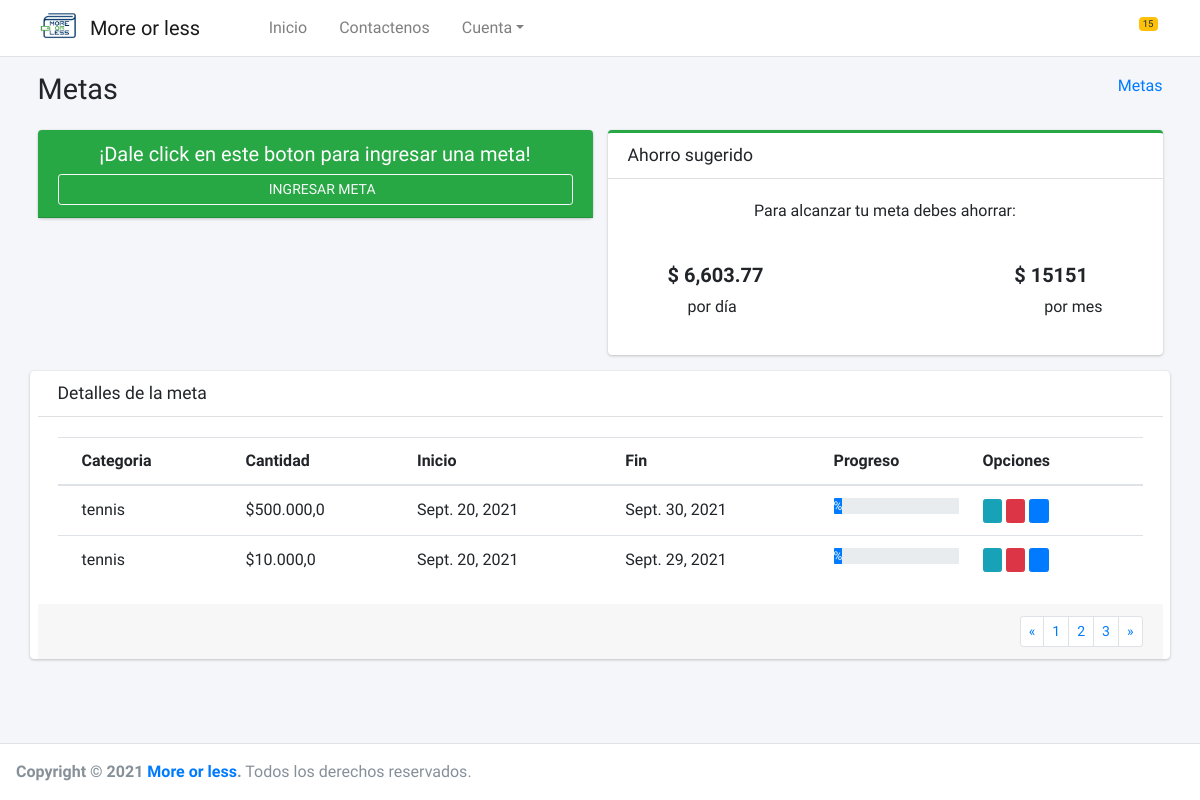
Screenshot of /metas/ (signed in) with the database file from the repository.
### core/metas/models.py (models this page shows)
class Metas(models.Model):
    f_c_m = models.DateField(default=datetime.now, verbose_name='Fecha de registro')
    amount = models.FloatField('Monto', blank=True, default=None, null=True)
    category = models.ForeignKey(Categoria, blank=True, null=True, on_delete=models.CASCADE)
    date = models.DateField(auto_now=True, verbose_name='Fecha de inicio')
    class Meta:
        verbose_name = 'Meta'
        verbose_name_plural = 'Metas'
        db_table = 'meta'
        ordering = ['id']

### core/categorias/models.py (models this page shows, shortened)
class Categoria(models.Model):
    category = models.CharField(max_length=50, verbose_name='Categoria')
    def __str__(self):
        return self.category
    class Meta:
        verbose_name = 'Categoria'
        verbose_name_plural = 'Categorias'
        db_table = 'categoria'
        ordering = ['id']

### core/metas/views.py (the view)
# urls.py: path('metas/', MetasListView.as_view(), name='metas'),
class MetasListView(ListView):
    model = Metas
    template_name = 'metas.html'
    @method_decorator(csrf_exempt)
    @method_decorator(login_required)
    def dispatch(self, request, *args, **kwargs):
        self.object = None
        return super().dispatch(request, *args, **kwargs)
    def get_context_data(self, **kwargs):
        context = super().get_context_data(**kwargs)
        """context['metas'] = self.metas()"""
        return context

### core/registro/models.py (called while the page is built)
    def get_image(self):
        if self.image:
            return "{}{}".format(MEDIA_URL, self.image)
        return "{}{}".format(STATIC_URL, 'img/imagen-perfil-sin-foto.png')

### core/metas/templates/metas.html (shortened to what this page needs)
{% extends 'body.html' %}
{% load humanize %}
{% load static %}
{% block content %}
    <div class="content-wrapper">
        <div class="content-header">
            <div class="container">
                <div class="row mb-2">
                    <div class="col-sm-6">
                        <h1 class="m-0">Metas</h1>
                    </div>
                    <div class="col-sm-6">
                        <ol class="breadcrumb float-sm-right">
                            <li class="breadcrumb-item"><a href="{% url 'metas' %}">Metas</a></li>
                        </ol>
                    </div>
                </div>
            </div>
        </div>
        <section class="content">
            <div class="container">
                <div class="row">
                    <div class="col-12 col-sm-12 col-lg-6">
                        <div class="card card-green">
                            <div class="card-header">
                                <h5 class="text-center">¡Dale click en este boton para ingresar una meta!</h5>
                                <a href="{% url 'addMe' %}">
                                    <button type="button" class="btn btn-outline-light btn-block btn-sm"><i
                                            class="fa fa-plus"></i> INGRESAR META
                                    </button>
                                </a>
                            </div>
                        </div>
                    </div>
                    <div class=" col-md-6">
                        <div class="card card-outline card-green">
                            <div class="card-header">
                                <h3 class="card-title">Ahorro sugerido</h3>
                            </div>
                            <div class="card-body">
                                <div class="text-center">Para alcanzar tu meta debes ahorrar:
                                </div>
                                <div style="margin: 40px;">
                                    <div style="float:left;">
                                        <h5><b>$ 6,603.77</b></h5>
                                        <p style="padding-left:20px;">por día</p>
                                    </div>
                                    <div style="float: right;">
                                        <h5><b>$ 15151</b></h5>
                                        <p style="padding-left:30px;">por mes</p>
                                    </div>
                                </div>
                            </div>
                        </div>
                    </div>
                    <div class="card col-12">
                        <div class="card-header">
                            <h3 class="card-title">Detalles de la meta</h3>
                        </div>
                        <div class="card-body">
                            <div class="card-body table-responsive p-0">
                                <table class="table table-head-fixed text-nowrap">
                                    <thead>
                                    <tr>
                                        <th>Categoria</th>
                                        <th>Cantidad</th>
                                        <th>Inicio</th>
                                        <th>Fin</th>
                                        <th>Progreso</th>
                                        <th>Opciones</th>
                                    </tr>
                                    </thead>
                                    <tbody>
                                    {% for c in object_list %}
                                        <tr>
                                            <td>{{ c.category }}</td>
                                            <td>${{ c.amount|intcomma }}</td>
                                            <td>{{ c.date }}</td>
                                            <td>{{ c.f_c_m }}</td>
                                            <td>
                                                <div class="progress">
                                                    <div class="progress-bar"
                                                         role="progressbar"
                                                         style="width: {{ porcentaje_list }}%"
                                                         aria-valuenow=""
                                                         aria-valuemin="0"
                                                         aria-valuemax="100">
                                                        %
                                                    </div>
                                                </div>
                                            </td>
                                            <td>
                                                <a href="{% url 'editMe' c.id %}" class="btn btn-info btn-xs"><i
                                                        class="fas fa-edit"></i>
                                                </a>
                                                <a href="{% url 'deleteMe' c.id %}" class="btn btn-danger btn-xs"><i
                                                        class="fas fa-trash-alt"></i>
                                                </a>
                                                <a href="{% url 'addMeAmount' c.id %}" class="btn btn-primary btn-xs"><i
                                                        class="fas fa-plus"></i>
                                                </a>
                                            </td>
                                        </tr>
                                    {% endfor %}
                                    </tbody>
                                </table>
                            </div>
                        </div>
                        <div class="card-footer clearfix">
                            <ul class="pagination pagination-sm m-0 float-right">
                                <li class="page-item"><a class="page-link" href="#">«</a></li>
                                <li class="page-item"><a class="page-link" href="#">1</a></li>
                                <li class="page-item"><a class="page-link" href="#">2</a></li>
                                <li class="page-item"><a class="page-link" href="#">3</a></li>
                                <li class="page-item"><a class="page-link" href="#">»</a></li>
                            </ul>
                        </div>
                    </div>
                </div>
            </div>
        </section>
    </div>
{% endblock %}

### rows the page displays
Metas: category "tennis", amount "500.000,0", date "Sept. 20, 2021", f_c_m "Sept. 30, 2021"
Metas: category "tennis", amount "10.000,0", date "Sept. 20, 2021", f_c_m "Sept. 29, 2021"
